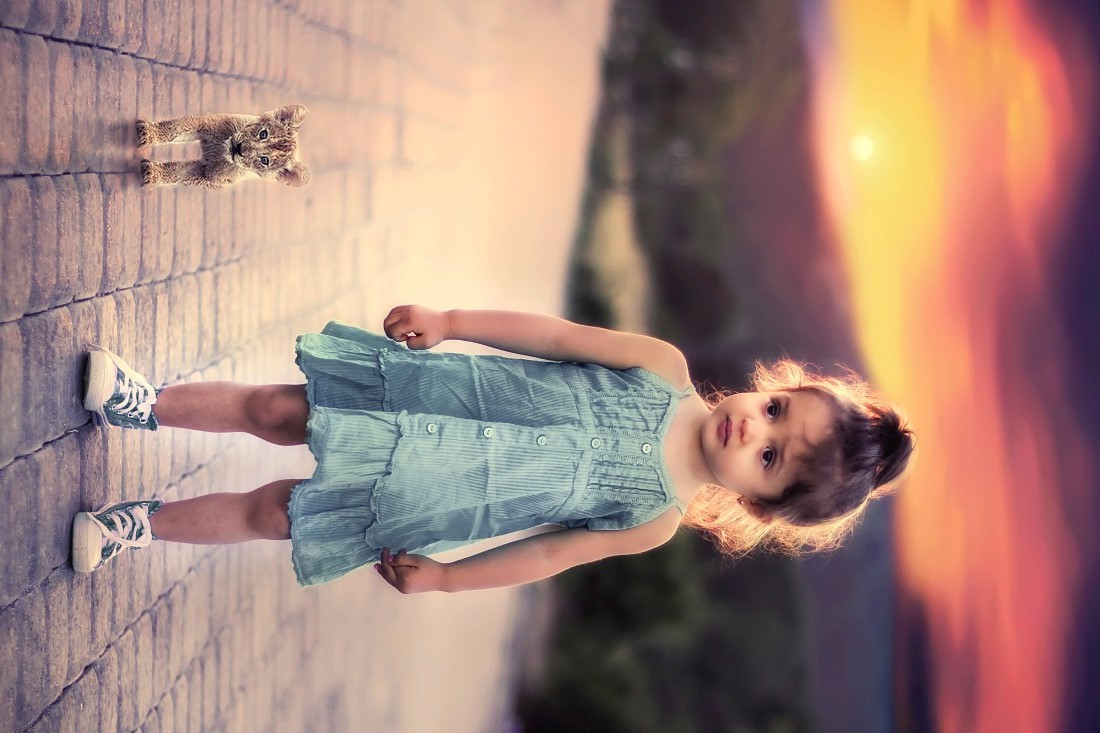
#> input picture girl.jpg, 1100 x 733 px
$ python main2.py
#> lines starting #> are read from the running program, lines starting #| are printed output that depends on the picture
from PIL import Image
from PIL import ImageFilter

with Image.open('girl.jpg') as pic_original:
#> pic_original is the input picture: PIL image 1100x733 RGB; mean R, G, B 163.4, 131.4, 122.5
   pic_original.show()

   pic_gray = pic_original.convert('L')#Черно-белое изображение
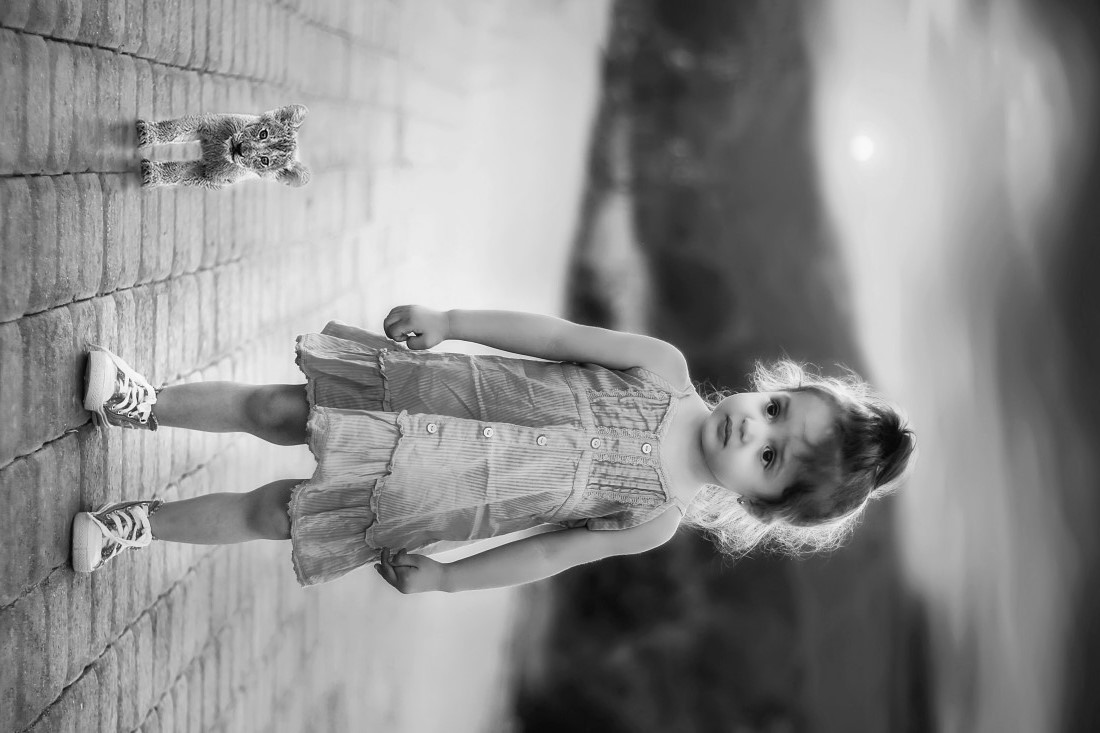
#> pic_gray: PIL image 1100x733 L; min 2, max 254, mean 140
   #pic_gray.save('girl1.jpg')
   pic_gray.show()

   pic_up = pic_gray.transpose(Image.ROTATE_90)#Развернутое изображение
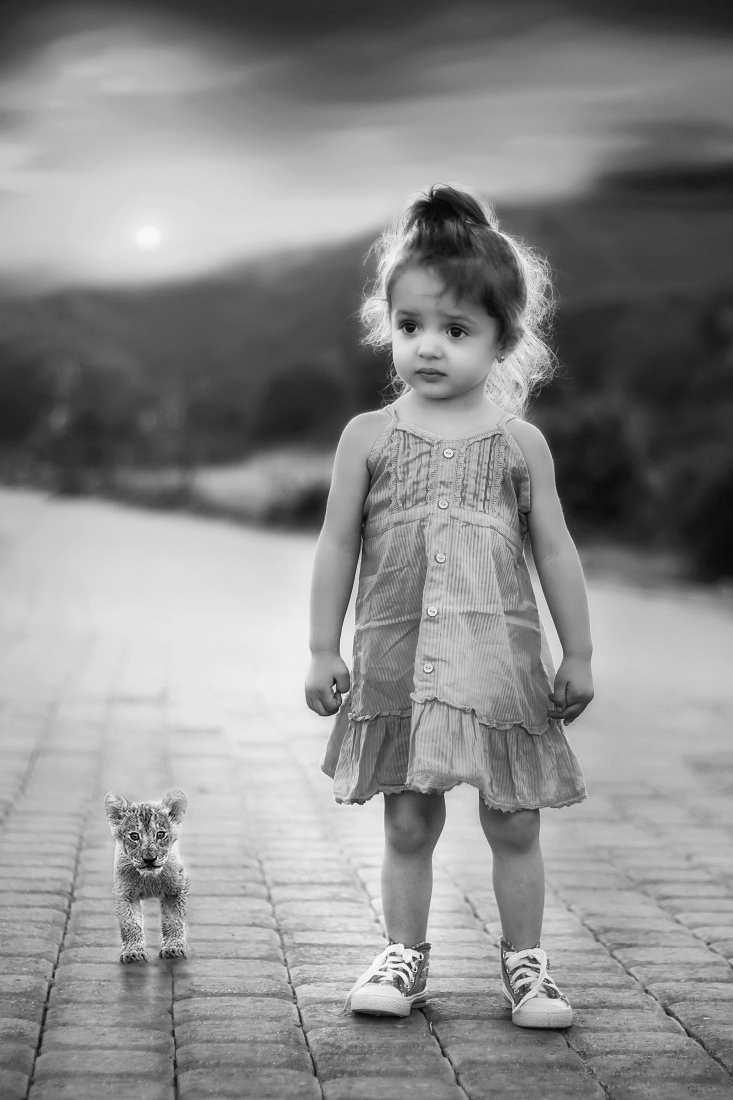
#> pic_up: PIL image 733x1100 L; min 2, max 254, mean 140
   #pic_up.save('girl2.jpg')
   pic_up.show()

   pic_blur = pic_gray.filter(ImageFilter.BLUR)#Размытое изображение
   #pic_blur.save('girl3.jpg')
   pic_blur.show()
